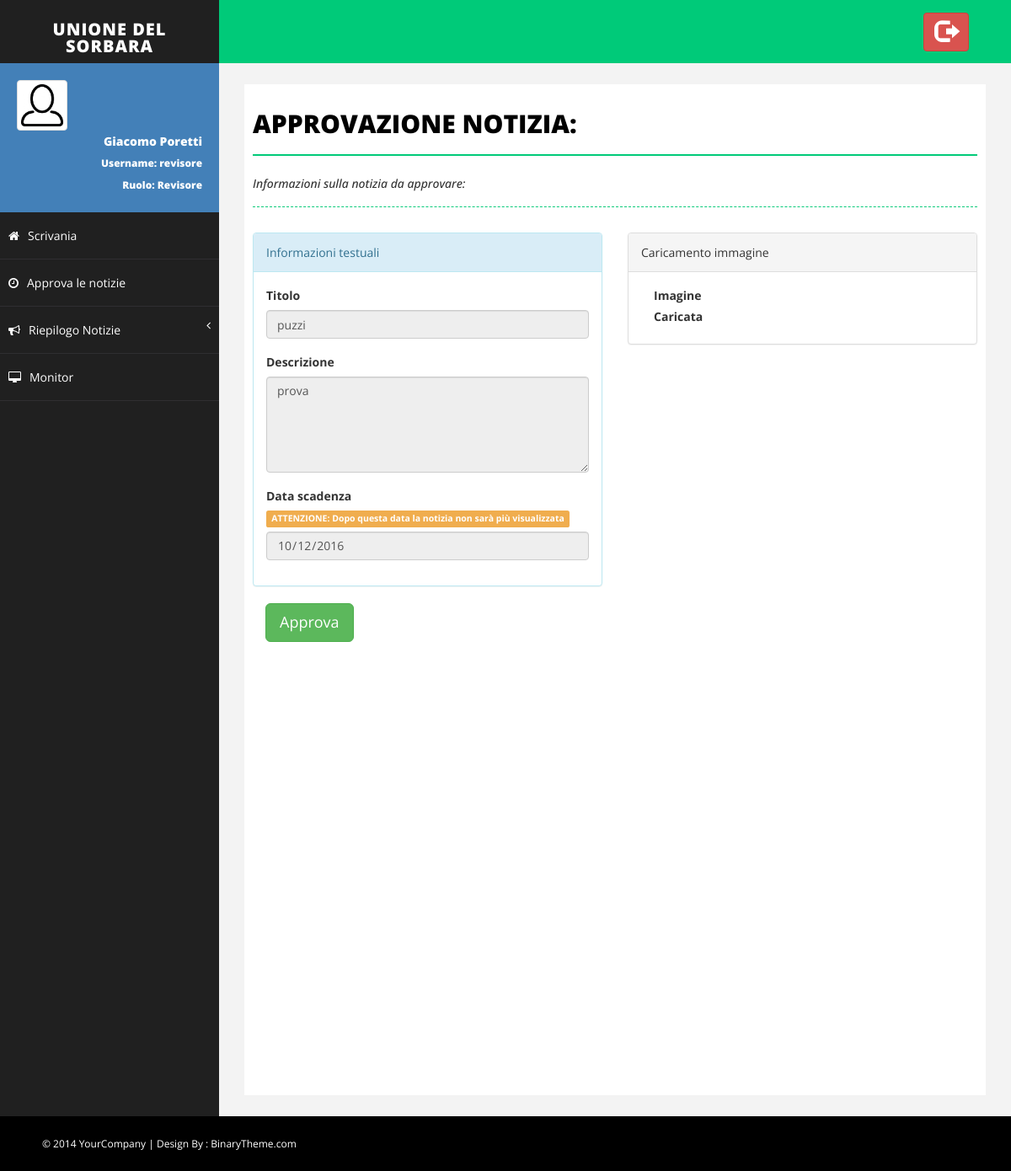
Screenshot of /approva/18 (signed in) with the database file from the repository.
### Monitor/models.py (models this page shows, shortened)
class MyUser(AbstractUser):
    foto_profilo = models.ImageField(upload_to=get_nome_immagine_utente, default=settings.NO_PROFILO)
    notifiche = models.BooleanField(default=True)

class Notizia(models.Model):
    titolo = models.CharField(max_length=settings.MAX_LUN_TITOLO)
    descrizione = models.TextField(max_length=settings.MAX_LUN_DESCRIZIONE)
    immagine = models.ImageField(upload_to=get_nome_immagine_notizia, default=None, blank=True)
    approvata = models.BooleanField(default=False)
    inserzionista = models.ForeignKey(MyUser)
    data_inserimento = models.DateTimeField(default=timezone.now)
    data_scadenza = models.DateTimeField(default=timezone.now()+datetime.timedelta(days=15))

### Monitor/views.py (the view, shortened to what this page needs)
# urls.py: url(r'^approva/(?P<id_notizia>[0-9]+)$', views.approva_notizia, name='approva_notizia'),
@group_required('Revisore', login_url='/login')
def approva_notizia(request, id_notizia):
    notizia = Notizia.objects.filter(pk=id_notizia).last()
    if request.method == 'GET':
        return render(request, 'Monitor/approva_notizie.html', {'notizia': notizia})

### Monitor/templatetags/Monitor_extras.py (called while the page is built)
@register.filter(name='has_group')
def has_group(user, group_name):
    group = Group.objects.get(name=group_name)
    return True if group in user.groups.all() else False

@register.filter(name='is_admin')
def is_admin(user):
    return user.is_superuser

### Monitor/templates/Monitor/approva_notizie.html (shortened to what this page needs)
{% extends 'Monitor/base.html' %}
{% block body %}
    <div id="page-inner">
        <form role="form" action="{% url 'Monitor:approva_notizia' notizia.id %}" method="post">
            <div class="row">
                <div class="col-md-12">
                    <h1 class="page-head-line">Approvazione notizia:</h1>
                    <h1 class="page-subhead-line">Informazioni sulla notizia da approvare:</h1>
                </div>
            </div>
            <div class="row">
                <div class="col-md-6">
                    <div class="panel panel-info">
                        <div class="panel-heading">
                            Informazioni testuali
                        </div>
                        <div class="panel-body">
                            <div class="form-group">
                                <label>Titolo</label>
                                <input class="form-control" type="text" name="titolo" value="{{ notizia.titolo }}" disabled>
                            </div>
                            <div class="form-group">
                                <label>Descrizione</label>
                                <textarea class="form-control" rows="5" name="descrizione" disabled>{{ notizia.descrizione }}</textarea>
                            </div>
                            <div class="form-group">
                                <label>Data scadenza <span class="label label-warning" ><strong>ATTENZIONE:</strong> Dopo questa data la notizia non sarà più visualizzata</span></label>
                                <input class="form-control" type="date" name="data_scadenza" value="{{ notizia.data_scadenza|date:"Y-g-d" }}" disabled>
                            </div>
                        </div>
                    </div>
                </div>
                <div class="col-md-6">
                    <div class="panel panel-default">
                        <div class="panel-heading">
                            Caricamento immagine
                        </div>
                        <div class="panel-body">
                            <div class="form-group">
                                <label class="control-label col-lg-4">Imagine Caricata</label>
                            </div>
                        </div>
                    </div>
                </div>
            </div>
            <div class="col-md-6">
                {% if notizia.approvata == False %}
                    <button type="submit" class="btn btn-lg btn-success" >Approva</button>
                {% else %}
                    <button type="submit" class="btn btn-lg btn-danger" >Revoca Approvazione</button>
                {% endif %}
            </div>
        </form>
    </div>
{% endblock %}

### Monitor/templates/Monitor/base.html (shortened to what this page needs)
<!DOCTYPE html>
<html xmlns="http://www.w3.org/1999/xhtml">
<head>
    {% load staticfiles %}
    {% load Monitor_extras %}
    <link href="{% static 'Monitor/css/bootstrap.css' %}" rel="stylesheet" />
    <link href="{% static 'Monitor/css/font-awesome.css' %}" rel="stylesheet" />
    <link href="{% static 'Monitor/css/basic.css' %}" rel="stylesheet" />
    <link href="{% static 'Monitor/css/custom.css' %}" rel="stylesheet" />
    <link href="{% static 'Monitor/css/prettyPhoto.css' %}" rel="stylesheet">
</head>
<body>
    <div id="wrapper">
        <nav class="navbar navbar-default navbar-cls-top " role="navigation" style="margin-bottom: 0">
            <div class="navbar-header">
                <a class="navbar-brand" href="{% url 'Monitor:index' %}">Unione del Sorbara</a>
            </div>
            <div class="header-right">
				<a href="{% url 'Monitor:logout' %}" class="btn btn-danger" title="Logout">
                    <i class="glyphicon glyphicon-log-out fa-2x"></i>
                </a>
            </div>
        </nav>
        <nav class="navbar-default navbar-side" role="navigation">
            <div class="sidebar-collapse">
                <ul class="nav" id="main-menu">
                    <li>
                        <div class="user-img-div">
                            <img src="{{ request.user.foto_profilo.url }}" class="img-thumbnail" />
                            <div class="inner-text">
                                {{ request.user.first_name }} {{ request.user.last_name }}
                            <br />
                                <small>
                                    Username: {{ request.user.username }} <br />
                                    Ruolo:
                                    {% if request.user|has_group:"Revisore" %}
                                        Revisore
                                        {% elif request.user|has_group:"Inserzionista" %}
                                        Inserzionista
                                    {% endif %}
                                </small>
                            </div>
                        </div>
                    </li>
                    <li>
                        <a  href="{% url 'Monitor:index' %}"><i class="fa fa-home "></i>Scrivania</a>
                    </li>
                    {% if request.user|has_group:"Revisore" %}
                        <li>
                            <a  href="{% url 'Monitor:notizie_da_approvare' %}"><i class="fa fa-clock-o "></i>Approva le notizie</a>
                        </li>
                    {% endif %}
                    <li>
                         <a href="#"><i class="fa fa-bullhorn "></i>Riepilogo Notizie<span class="fa arrow"></span></a>
                    </li>
                    <li>
                        <a href="{% url 'Monitor:lista_monitor' %}"><i class="fa fa-desktop"> </i>Monitor</a>
                    </li>
                </ul>
            </div>
        </nav>
        <div id="page-wrapper">
            {% block body %}
            {% endblock %}
        </div>
    </div>
    <div id="footer-sec">
        &copy; 2014 YourCompany | Design By : <a href="http://www.binarytheme.com/" target="_blank">BinaryTheme.com</a>
    </div>
</body>
</html>

### Monitor/static/Monitor/css/basic.css (style rules this page uses)
body { font-family: 'Open Sans', sans-serif; line-height:25px; }
#wrapper { width: 100%; background: #202020; }
#page-wrapper { padding: 15px 15px; min-height: 600px; background: #F3F3F3; }
#page-inner { width: 100%; margin: 10px 20px 10px 0px; background-color: #fff!important; padding: 10px; min-height: 1200px; }
.page-head-line { font-size: 30px; text-transform: uppercase; color: #000; font-weight: 800; padding-bottom: 20px; border-bottom: 2px solid #00CA79; margin-bottom: 10px; }
.page-subhead-line { font-size: 14px; padding-top: 5px; padding-bottom: 20px; font-style:italic; margin-bottom:30px; border-bottom:1px dashed #00CA79; }
.navbar-cls-top .navbar-brand { color: #fff; background: #202020; width: 260px; text-align: center; height: 75px; font-size: 20px; letter-spacing: 1px; font-weight: 900; padding-top: 25px; text-transform:uppercase; }
.header-right { color: #fff; padding: 15px 50px 5px 50px; float: right; font-size: 16px; }
.user-img-div { min-height: 140px; padding: 20px; background-color: #4380B8; }
.user-img-div img { max-height: 60px; }
.user-img-div .inner-text { text-align: right; position: relative; color: #fff; font-weight: 800; line-height: 25px; }
.arrow { float: right; }
.fa.arrow:before { content: "\f104"; }
.sidebar-collapse, .sidebar-collapse .nav { background: none; }
.sidebar-collapse .nav { padding: 0; }
.sidebar-collapse .nav > li > a { color: #fff; background: #202020; text-shadow: none; padding: 15px 40px; border-bottom: 1px solid #2F2E31; }
.sidebar-collapse > .nav > li > a { padding: 15px 10px; }
.navbar-side { border: none; background-color: #202020; }
.navbar-cls-top { background: #00CA79; border-bottom: none; }
.navbar-default { border: 0px solid black; }
.navbar-header { background: #000000; }
.nav > li > a > i { margin-right: 10px; }
#footer-sec { background-color:#000; padding:20px 50px; color:#fff; font-size:12px; }
#footer-sec a { color:#fff; }
@media (min-width:768px) { #page-wrapper { margin: 0 0 0 260px; padding: 15px 30px; min-height: 1200px; } }
@media (min-width:768px) { .navbar-side { z-index: 1; position: absolute; width: 260px; } }
@media (min-width:768px) { .navbar { border-radius: 0px; } }

### rows the page displays
MyUser: user.foto_profilo (picture), user.first_name "Giacomo", user.last_name "Poretti", user.username "revisore"
Notizia: titolo "puzzi", descrizione "prova", data_scadenza "10/12/2016"
